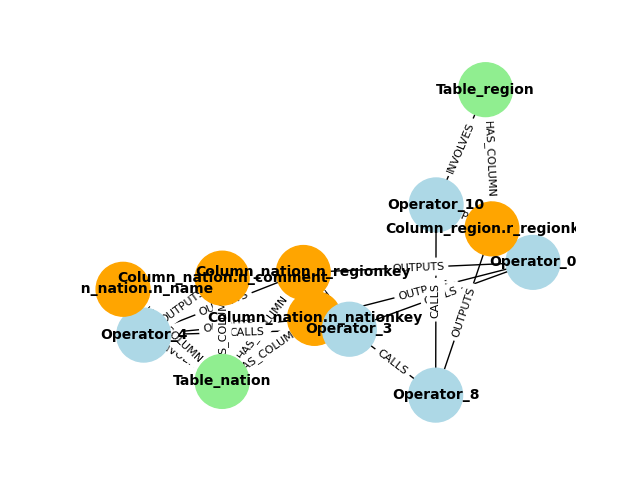

Generate this figure with Python:
import re
import networkx as nx
from typing import Any, Dict, List, Tuple

# Define node and edge types
NODE_TYPES = ['Operator', 'Table', 'Column', 'Predicate', 'Operation', 'Literal', 'Numeral']
EDGE_TYPES = [
    ('Operator', 'CALLS', 'Operator'),
    ('Operator', 'INVOLVES', 'Table'),
    ('Operator', 'OUTPUTS', 'Column'),
    ('Operator', 'FILTERS', 'Predicate'),
    ('Predicate', 'USES', 'Operation'),
    ('Operation', 'USES_COLUMN', 'Column'),
    ('Operation', 'USES_LITERAL', 'Literal'),
    ('Table', 'HAS_COLUMN', 'Column'),
    # Add more edge types as needed
]

# Initialize the graph
graph = nx.MultiDiGraph()

# Helper functions for one-hot encoding (as defined in your original code)
def one_hot_encode_data_type(data_type, data_type_mapping):
    one_hot = [0] * (len(data_type_mapping) + 1)  # +1 for 'unknown'
    if data_type in data_type_mapping:
        index = data_type_mapping[data_type]
        one_hot[index] = 1
    else:
        one_hot[-1] = 1
    return one_hot

def one_hot_encode_andornot_type(predicate_type):
    andornot_type_mapping = {
        'AND': 0,
        'OR': 1,
        'NOT': 2,
    }
    one_hot = [0] * 4  # AND, OR, NOT, UNKNOWN
    if predicate_type.upper() in andornot_type_mapping:
        index = andornot_type_mapping[predicate_type.upper()]
        one_hot[index] = 1
    else:
        one_hot[-1] = 1
    return one_hot

def one_hot_encode_operation_type(operation_type):
    operation_type_mapping = {
        '=': 0,
        '<>': 1,
        '>': 2,
        '>=': 3,
        '<': 4,
        '<=': 5,
        'LIKE': 6,
        'UNKNOWN': 7,
    }
    one_hot = [0] * 8  # 8 types
    if operation_type.upper() in operation_type_mapping:
        index = operation_type_mapping[operation_type.upper()]
        one_hot[index] = 1
    else:
        one_hot[-1] = 1
    return one_hot

def extract_columns(string):
    column_pattern = re.compile(r'\b([A-Za-z_][A-Za-z0-9_]*\.\w+)\b')
    columns = column_pattern.findall(string)
    return columns

# Enhanced parse_predicate function
def parse_predicate(predicate: str, graph: nx.MultiDiGraph, parent_operator_id: Any, db_stats: Dict[str, Any]):
    """
    Parses a predicate string and updates the graph with Predicate, Operation, Column, and Literal nodes.
    """
    # This is a placeholder for actual predicate parsing logic.
    # You might need to use a SQL parser or write a more robust parser.
    # For simplicity, we'll handle simple binary operations and logical connectors.

    # Example predicate: "nation.n_regionkey = region.r_regionkey AND nation.n_nationkey <> 3"

    tokens = re.split(r'\s+(AND|OR|NOT)\s+', predicate, flags=re.IGNORECASE)
    stack = []
    current_predicate_id = None

    i = 0
    while i < len(tokens):
        token = tokens[i].strip()
        if token.upper() in ['AND', 'OR', 'NOT']:
            predicate_node = token.upper()
            graph.add_node(predicate_node, type='Predicate', features=one_hot_encode_andornot_type(predicate_node))
            if current_predicate_id:
                graph.add_edge(predicate_node, current_predicate_id, type='USES')
            current_predicate_id = predicate_node
            i += 1
        else:
            # Handle binary operations
            match = re.match(r'(\w+\.\w+)\s*(=|<>|>|>=|<|<=|LIKE)\s*(\w+\.\w+|\d+)', token)
            if match:
                left, op, right = match.groups()
                operation_node = f"Operation_{left}_{op}_{right}"
                graph.add_node(operation_node, type='Operation', features=one_hot_encode_operation_type(op))
                graph.add_edge(operation_node, 'Predicate', type='USES')  # Connect operation to current predicate

                # Add Column node
                graph.add_node(left, type='Column')
                graph.add_edge(left, operation_node, type='USES_COLUMN')
                graph.add_node(right, type='Column' if '.' in right else 'Literal')
                if '.' in right:
                    graph.add_edge(right, operation_node, type='USES_COLUMN')
                elif right.isdigit():
                    graph.add_node(right, type='Numeral')
                    graph.add_edge(right, operation_node, type='USES_LITERAL')
                else:
                    graph.add_node(right, type='Literal')
                    graph.add_edge(right, operation_node, type='USES_LITERAL')

                # Connect operation to parent operator
                graph.add_edge(operation_node, parent_operator_id, type='FILTERS')

            i += 1
def traverse_operators(plan: Dict[str, Any], graph: nx.MultiDiGraph, db_stats: Dict[str, Any], parent_operator_id: Any = None):
    """
    Recursively traverses the execution plan and updates the graph with nodes and edges.
    """
    operator_type = plan.get('Node Type', 'Unknown')
    operator_id = f"Operator_{len(graph.nodes)}"
    operator_features = [
        plan.get('Startup Cost', 0.0),
        plan.get('Total Cost', 0.0),
        plan.get('Plan Rows', 0),
        plan.get('Plan Width', 0)
    ]
    graph.add_node(operator_id, type='Operator', operator_type=operator_type, features=operator_features)

    if parent_operator_id:
        graph.add_edge(operator_id, parent_operator_id, type='CALLS')

    # If the operator involves a table
    relation_name = plan.get('Relation Name')
    if relation_name:
        table_id = f"Table_{relation_name}"
        graph.add_node(table_id, type='Table', features=[
            db_stats['tables'][relation_name]['relpages'],
            db_stats['tables'][relation_name]['reltuples']
        ])
        graph.add_edge(table_id, operator_id, type='INVOLVES')

        # Connect table to its columns
        for column_name in db_stats['tables'][relation_name]['column_features']:
            column_full_name = column_name  # Corrected line
            column_id = f"Column_{column_full_name}"
            graph.add_node(column_id, type='Column', features=db_stats['tables'][relation_name]['column_features'][column_full_name])
            graph.add_edge(column_id, table_id, type='HAS_COLUMN')

    # Extract and parse predicates
    for key in ['Hash Cond', 'Filter', 'Index Cond']:
        if key in plan:
            predicate_str = plan[key]
            parse_predicate(predicate_str, graph, operator_id, db_stats)

    # Handle output columns
    output_list = plan.get('Output', [])
    for output_item in output_list:
        cols = extract_columns(output_item)
        for col in cols:
            column_id = f"Column_{col}"
            if not graph.has_node(column_id):
                graph.add_node(column_id, type='Column', features=[0]*10)  # Placeholder features
            graph.add_edge(column_id, operator_id, type='OUTPUTS')

    # Recurse into sub-plans
    for sub_plan in plan.get('Plans', []):
        traverse_operators(sub_plan, graph, db_stats, parent_operator_id=operator_id)


# Function to parse the entire query plan
def parse_query_plan(plan: Dict[str, Any], db_stats: Dict[str, Any]) -> nx.MultiDiGraph:
    """
    Parses the PostgreSQL EXPLAIN JSON plan and constructs a heterogeneous graph.
    """
    graph = nx.MultiDiGraph()
    traverse_operators(plan['Plan'], graph, db_stats)
    return graph

# Example usage
if __name__ == "__main__":
    import json

    # Sample plan (as provided)
    plan = { 
        "Plan": {
            "Node Type": "Aggregate",
            "Strategy": "Plain",
            "Partial Mode": "Simple",
            "Parallel Aware": False,
            "Async Capable": False,
            "Startup Cost": 2.74,
            "Total Cost": 2.75,
            "Plan Rows": 1,
            "Plan Width": 32,
            "Output": [
                "avg((nation.n_regionkey + nation.n_nationkey))"
            ],
            "Plans": [
                {
                    "Node Type": "Hash Join",
                    "Parent Relationship": "Outer",
                    "Parallel Aware": False,
                    "Async Capable": False,
                    "Join Type": "Inner",
                    "Startup Cost": 1.11,
                    "Total Cost": 2.66,
                    "Plan Rows": 16,
                    "Plan Width": 8,
                    "Output": [
                        "nation.n_regionkey",
                        "nation.n_nationkey"
                    ],
                    "Inner Unique": False,
                    "Hash Cond": "(nation.n_regionkey = region.r_regionkey)",
                    "Plans": [
                        {
                            "Node Type": "Seq Scan",
                            "Parent Relationship": "Outer",
                            "Parallel Aware": False,
                            "Async Capable": False,
                            "Relation Name": "nation",
                            "Schema": "public",
                            "Alias": "nation",
                            "Startup Cost": 0.0,
                            "Total Cost": 1.31,
                            "Plan Rows": 20,
                            "Plan Width": 8,
                            "Output": [
                                "nation.n_nationkey",
                                "nation.n_name",
                                "nation.n_regionkey",
                                "nation.n_comment"
                            ],
                            "Filter": "(nation.n_regionkey <> 3)"
                        },
                        {
                            "Node Type": "Hash",
                            "Parent Relationship": "Inner",
                            "Parallel Aware": False,
                            "Async Capable": False,
                            "Startup Cost": 1.06,
                            "Total Cost": 1.06,
                            "Plan Rows": 4,
                            "Plan Width": 4,
                            "Output": [
                                "region.r_regionkey"
                            ],
                            "Plans": [
                                {
                                    "Node Type": "Seq Scan",
                                    "Parent Relationship": "Outer",
                                    "Parallel Aware": False,
                                    "Async Capable": False,
                                    "Relation Name": "region",
                                    "Schema": "public",
                                    "Alias": "region",
                                    "Startup Cost": 0.0,
                                    "Total Cost": 1.06,
                                    "Plan Rows": 4,
                                    "Plan Width": 4,
                                    "Output": [
                                        "region.r_regionkey"
                                    ],
                                    "Filter": "(region.r_regionkey <> 3)"
                                }
                            ]
                        }
                    ]
                }
            ]
        },
        "peakmem": 17220
    }

    # Sample db_stats (You need to provide actual statistics)
    db_stats = {
        'unique_data_types': ['character', 'character varying', 'date', 'integer', 'numeric'],
        'tables': {
            'nation': {
                'relpages': 10,
                'reltuples': 100,
                'column_features': {
                    'nation.n_nationkey': {
                        'avg_width': 4.0,
                        'correlation': 1.0,
                        'n_distinct': 25,
                        'null_frac': 0.0,
                        'data_type': 'integer'
                    },
                    'nation.n_name': {
                        'avg_width': 25.0,
                        'correlation': 0.0,
                        'n_distinct': 25,
                        'null_frac': 0.0,
                        'data_type': 'character varying'
                    },
                    'nation.n_regionkey': {
                        'avg_width': 4.0,
                        'correlation': 1.0,
                        'n_distinct': 5,
                        'null_frac': 0.0,
                        'data_type': 'integer'
                    },
                    'nation.n_comment': {
                        'avg_width': 152.0,
                        'correlation': 0.0,
                        'n_distinct': 25,
                        'null_frac': 0.0,
                        'data_type': 'character varying'
                    },
                }
            },
            'region': {
                'relpages': 5,
                'reltuples': 25,
                'column_features': {
                    'region.r_regionkey': {
                        'avg_width': 4.0,
                        'correlation': 1.0,
                        'n_distinct': 5,
                        'null_frac': 0.0,
                        'data_type': 'integer'
                    }
                }
            }
        }
    }

    # Parse the plan into a graph
    graph = parse_query_plan(plan, db_stats)

    # Visualize the graph (optional)
    import matplotlib.pyplot as plt

    pos = nx.spring_layout(graph, k=0.5, iterations=50)
    node_colors = [node[1]['type'] for node in graph.nodes(data=True)]
    import matplotlib.pyplot as plt
    plt.figure(figsize=(20, 20))

    # Aggregate edge labels
    aggregated_edge_labels = {}
    for u, v, data in graph.edges(data=True):
        edge_type = data.get('type', '')
        if (u, v) in aggregated_edge_labels:
            aggregated_edge_labels[(u, v)] += f", {edge_type}"
        else:
            aggregated_edge_labels[(u, v)] = edge_type


    # Define color mapping for node types
    color_map = {
        'Operator': 'lightblue',
        'Table': 'lightgreen',
        'Column': 'orange',
        'Predicate': 'red',
        'Operation': 'yellow',
        'Literal': 'pink',
        'Numeral': 'purple'
    }

    # Assign colors based on node types
    node_colors = [color_map.get(data['type'], 'grey') for _, data in graph.nodes(data=True)]

    # Generate positions for all nodes
    pos = nx.spring_layout(graph, k=0.5, iterations=50)

    # Draw nodes with colors
    nx.draw_networkx_nodes(graph, pos, node_color=node_colors, node_size=1500)

    # Draw edges without labels first
    nx.draw_networkx_edges(graph, pos, arrowstyle='->', arrowsize=20)

    # Draw node labels
    nx.draw_networkx_labels(graph, pos, font_size=10, font_weight='bold')

    # Draw aggregated edge labels
    nx.draw_networkx_edge_labels(
        graph, pos, edge_labels=aggregated_edge_labels, font_color='black', font_size=8
    )

    # Display the graph
    plt.axis('off')
    plt.savefig('example_parse.png')
